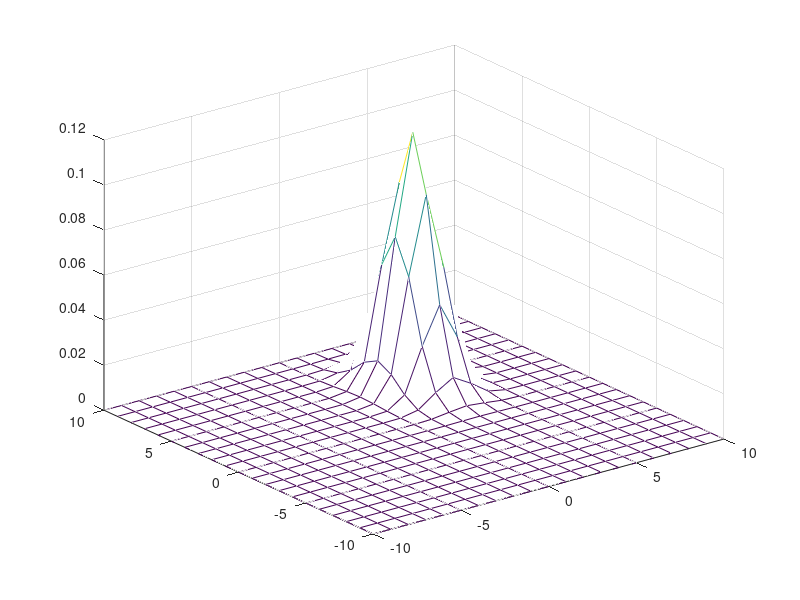

Here is the MATLAB script that generated this plot:
% Generate a two-dimensional Gaussian pdf with a mean [3 4] and covariance matrix  
% 1 0
% 0 2
mean = [3 4]
cov = [1 0; 0 2]
dist = gmdistribution(mean,cov)

inputmatrix = [0 0];

counter = 1;
for i = -10:10
    for j = -10:10
        inputmatrix(counter,:) = [i j];
        
        counter = counter + 1;
    end
end
% 1. Plot this function on [-10 10] × [-10 10]Using the mesh function.
output = reshape(pdf(dist, inputmatrix),[21,21])
mesh(-10:10,-10:10,output) % 

% 2. Compute the Mahalanobis distance between the points [10 10]’, [0 0]’, [3 4]’, [6 8]’ and
% the mean of this density function.
% For observation I, the Mahalanobis distance is defined by d(I) = (Y(I,:)-mu)*inv(SIGMA)*(Y(I,:)-mu)'
% So for [10 10]:
([10 10]-mean)*inv(cov)*([10 10]-mean).'
([0   0]-mean)*inv(cov)*([0   0]-mean).'
([3   4]-mean)*inv(cov)*([3   4]-mean).'
([6   8]-mean)*inv(cov)*([6   8]-mean).'